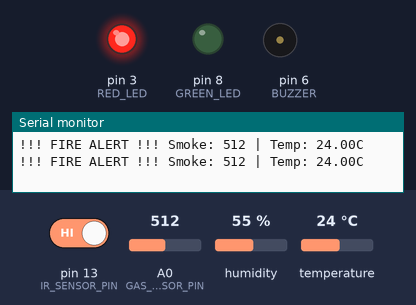
Simulated run of this sketch. Board: Arduino Uno, built with avr-gcc and run on an emulated ATmega328P. Parts: output pins drawn as LEDs (lit = HIGH), buzzer (waves = sounding), the last lines printed to the serial monitor. Inputs (shaded band) come from the test bench; at power-on: A0 (GAS_SENSOR_PIN) = 512, pin 13 (IR_SENSOR_PIN) HIGH, temperature 24 °C, humidity 55 %.

Above: at 0.97 s.
1.4 s: A0 (GAS_SENSOR_PIN) set to 167
7.8 s: A0 (GAS_SENSOR_PIN) set to 144
At 8.8 s:
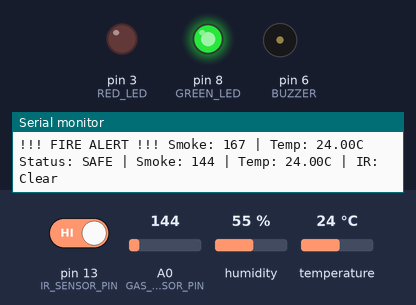
9.8 s: pin 13 (IR_SENSOR_PIN) driven LOW
At 9.98 s:
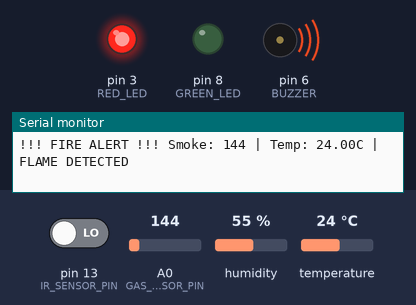
13.3 s: pin 13 (IR_SENSOR_PIN) driven HIGH
At 13.69 s:
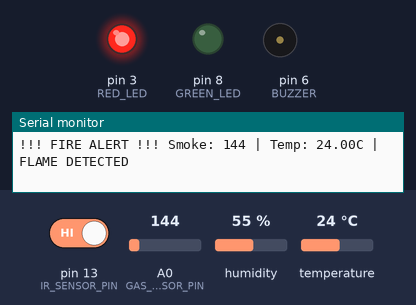
15.3 s: temperature set to 29 °C
16.8 s: temperature set to 32 °C
At 18.8 s:
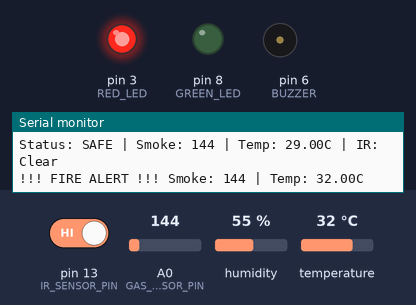
Timing chart, 0 to 22.2 s (numbered marks = the images above; inputs shaded):
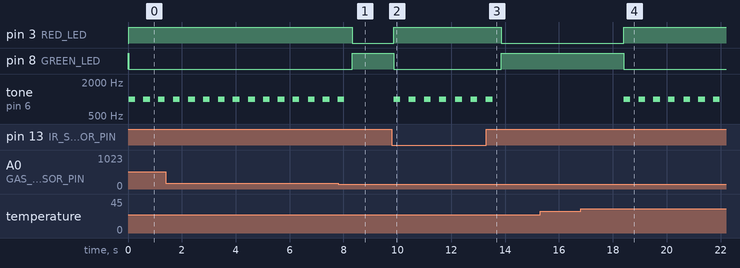

The sketch:

flame_guard.ino
```cpp
#include <SoftwareSerial.h>
#include <DHT.h>

// --- PIN DEFINITIONS ---
#define GREEN_LED 8
#define RED_LED 3
#define BUZZER 6

#define GAS_SENSOR_PIN A0
#define DHT_PIN 2
#define IR_SENSOR_PIN 13
#define DHTTYPE DHT11

#define BT_RX_PIN 10
#define BT_TX_PIN 11

// --- THRESHOLDS ---
const int SMOKE_THRESHOLD = 150;
const float TEMP_THRESHOLD = 30.0;
const int IR_DETECTED_SIGNAL = LOW;

// --- OBJECTS ---
DHT dht(DHT_PIN, DHTTYPE);
SoftwareSerial BTSerial(BT_RX_PIN, BT_TX_PIN);

void setup() {
  Serial.begin(9600);
  BTSerial.begin(9600);

  pinMode(GREEN_LED, OUTPUT);
  pinMode(RED_LED, OUTPUT);
  pinMode(BUZZER, OUTPUT);
  pinMode(IR_SENSOR_PIN, INPUT);

  dht.begin();

  digitalWrite(GREEN_LED, HIGH);
  digitalWrite(RED_LED, LOW);
  digitalWrite(BUZZER, LOW);
}

void loop() {
  float t = dht.readTemperature();
  int smokeValue = analogRead(GAS_SENSOR_PIN);
  int irValue = digitalRead(IR_SENSOR_PIN);

  if (isnan(t)) {
    t = 25.0;
  }

  if (smokeValue > SMOKE_THRESHOLD || t > TEMP_THRESHOLD || irValue == IR_DETECTED_SIGNAL) {
    digitalWrite(GREEN_LED, LOW);
    digitalWrite(RED_LED, HIGH);
    tone(BUZZER, 1000, 250);

    String alertMessage = "!!! FIRE ALERT !!! ";
    alertMessage += "Smoke: " + String(smokeValue);
    alertMessage += " | Temp: " + String(t) + "C";

    if (irValue == IR_DETECTED_SIGNAL) {
      alertMessage += " | FLAME DETECTED";
    }

    Serial.println(alertMessage);
    BTSerial.println(alertMessage);

    delay(300);
    noTone(BUZZER);
    delay(200);
  } else {
    digitalWrite(GREEN_LED, HIGH);
    digitalWrite(RED_LED, LOW);
    noTone(BUZZER);

    String statusMessage = "Status: SAFE | Smoke: " + String(smokeValue);
    statusMessage += " | Temp: " + String(t) + "C";
    statusMessage += String(" | IR: ") + (irValue == HIGH ? "Clear" : "Object");

    Serial.println(statusMessage);
    delay(1500);
  }
}
```

Measured:
- the behaviour switches between 151 and 150 on A0 (GAS_SENSOR_PIN) (found by bisection; images 0 and 1)
- the behaviour switches between 30 and 31 °C on temperature (found by bisection; images 3 and 4)
- after the input at 7.8 s, pin 3 (RED_LED): HIGH → LOW after 0.53 s; pin 8 (GREEN_LED): LOW → HIGH after 0.53 s; tone on pin 6 (BUZZER): goes on until 8.0 s, then stays silent
- after the input at 9.8 s, pin 3 (RED_LED): LOW → HIGH after 0.06 s; pin 8 (GREEN_LED): HIGH → LOW after 0.06 s; tone on pin 6 (BUZZER): alternates 1000 Hz for 0.25 s and silent for 0.32 s, starting after 0.06 s
- after the input at 13.3 s, pin 3 (RED_LED): HIGH → LOW after 0.55 s; pin 8 (GREEN_LED): LOW → HIGH after 0.55 s; tone on pin 6 (BUZZER): goes on until 13.5 s, then stays silent
- after the input at 16.8 s, pin 3 (RED_LED): LOW → HIGH after 1.6 s; pin 8 (GREEN_LED): HIGH → LOW after 1.6 s; tone on pin 6 (BUZZER): alternates 1000 Hz for 0.25 s and silent for 0.30 s, starting after 1.6 s
- by itself, tone on pin 6 (BUZZER): alternates 1000 Hz for 0.25 s and silent for 0.30 s
